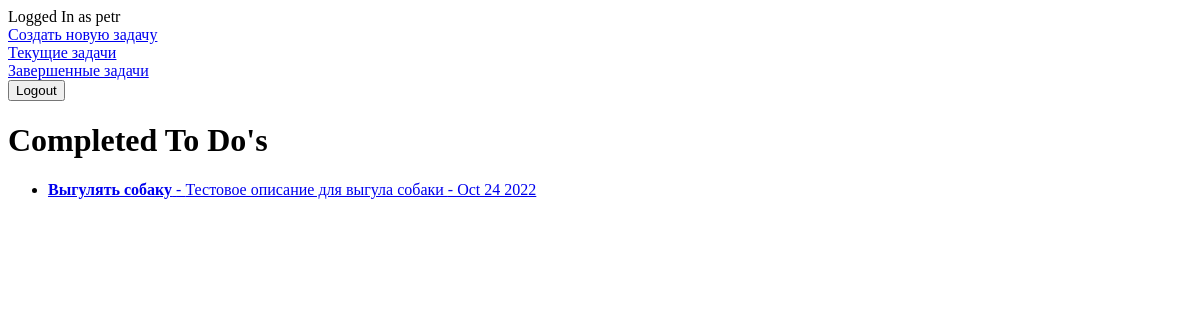
Page /completed/ (signed in) on the earlier database version.
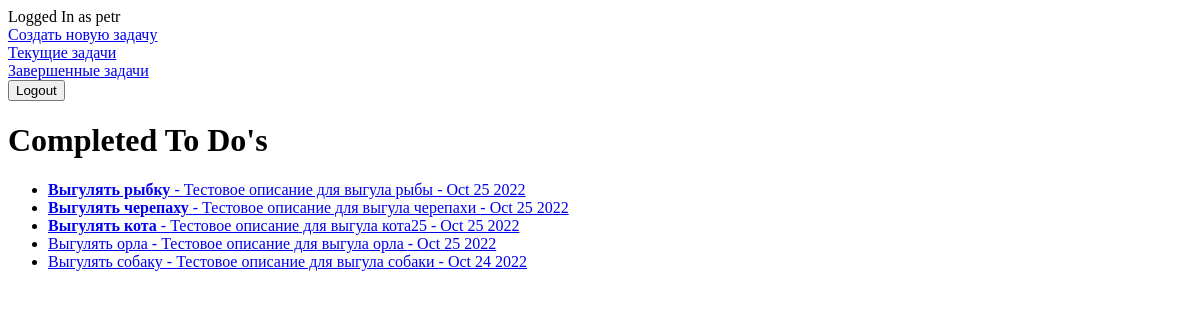
Same page on the later database version.
### todo/models.py (models this page shows, shortened)
class TODO(models.Model):
    title = models.CharField(max_length = 100)
    description = models.TextField(max_length = 500, blank = True)
    creation_date = models.DateTimeField(auto_now_add = True)
    completion_date = models.DateTimeField(null = True, blank = True)
    important_check = models.BooleanField(default = False)
    user = models.ForeignKey(User, on_delete = models.CASCADE)

### todo/views.py (the view)
# urls.py: path('completed/', views.completedtodos, name = 'completedtodos'),
@login_required
def completedtodos(request):
    todo_tasks = TODO.objects.filter(user = request.user, completion_date__isnull = False).order_by('-completion_date')
    return render(request, 'todo/completedtodos.html', {'tasks': todo_tasks})

### todo/templates/todo/completedtodos.html
{% extends 'todo/base.html' %}
{% block content %}
<h1>Completed To Do's</h1>
<ul>
    {% for task in tasks %}
    <li>
        <a href = "{% url 'viewtask' task.id %}">
        {% if task.important_check %}<b>{% endif %}{{ task.title }}{% if task.important_check %}</b>{% endif %}
        {% if task.description %} - {{ task.description }}{% endif %}
        {{ task.completion_date|date:' - M j Y' }}
        </a>
    </li>
    {% endfor %}
</ul>
{% endblock %}

Differences in the rows shown:
now on this page (row edited): TODO: title "Выгулять рыбку", description "Тестовое описание для выгула рыбы", completion_date "- Oct 25 2022"
now on this page (row edited): TODO: title "Выгулять черепаху", description "Тестовое описание для выгула черепахи", completion_date "- Oct 25 2022"
now on this page (row edited): TODO: title "Выгулять кота", description "Тестовое описание для выгула кота25", completion_date "- Oct 25 2022"
added TODO: title "Выгулять орла", description "Тестовое описание для выгула орла", completion_date "- Oct 25 2022"
changed TODO "Выгулять собаку": important_check True → False (drawn)
